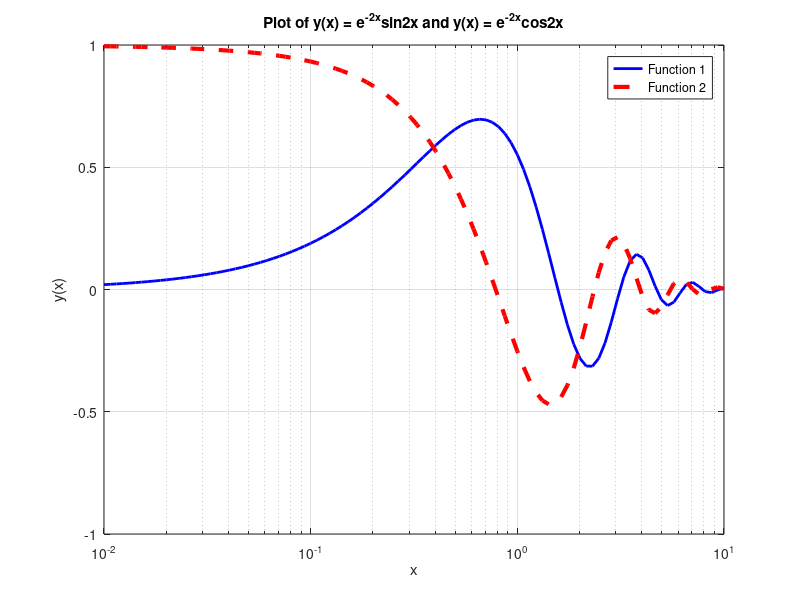

Write the MATLAB code that produced this figure.
clc; clear all;

x = logspace(-2, 1, 100);
y1 = exp(-0.5.*x).*sin(2.*x);
y2 = exp(-0.5.*x).*cos(2.*x);

semilogx(x, y1, 'b', 'LineWidth', 2)
hold on
semilogx(x, y2, 'r--', 'LineWidth', 3)

xlabel('x'); ylabel('y(x)')
title('Plot of y(x) = e^{-2x}sin2x and y(x) = e^{-2x}cos2x')
legend('Function 1', 'Function 2')
grid on
